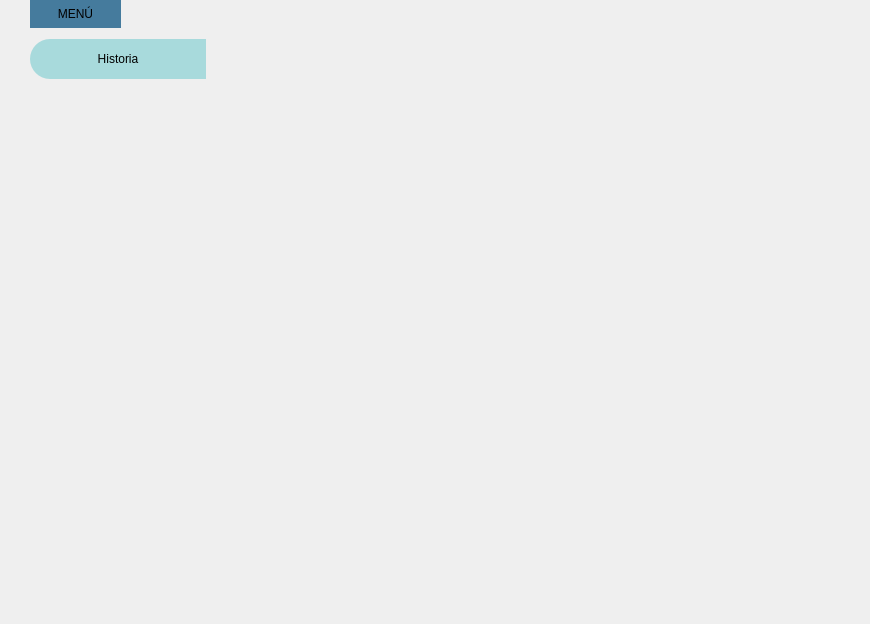
<?xml version="1.0" encoding="UTF-8"?>
<ui version="4.0">
 <class>Dialog</class>
 <widget class="QDialog" name="Dialog">
  <property name="geometry">
   <rect>
    <x>0</x>
    <y>0</y>
    <width>870</width>
    <height>624</height>
   </rect>
  </property>
  <property name="windowTitle">
   <string>Dialog</string>
  </property>
  <widget class="QPushButton" name="btn_menu">
   <property name="geometry">
    <rect>
     <x>30</x>
     <y>0</y>
     <width>91</width>
     <height>28</height>
    </rect>
   </property>
   <property name="minimumSize">
    <size>
     <width>0</width>
     <height>0</height>
    </size>
   </property>
   <property name="maximumSize">
    <size>
     <width>16777215</width>
     <height>16777215</height>
    </size>
   </property>
   <property name="layoutDirection">
    <enum>Qt::LeftToRight</enum>
   </property>
   <property name="styleSheet">
    <string notr="true">QPushButton{
background-color:#457b9d;
font:87 12pt&quot;Arial Black&quot;;
border-radius:0px;
}

QPushButton:hover{
background-color: #a8dadc;
font:87 12pt&quot;Arial Back&quot;;
border-radius:0px;
}</string>
   </property>
   <property name="text">
    <string>MENÚ</string>
   </property>
   <property name="icon">
    <iconset>
     <normaloff>../../../Imagenes/bars-solid.svg</normaloff>../../../Imagenes/bars-solid.svg</iconset>
   </property>
  </widget>
  <widget class="QPushButton" name="pushButton_9">
   <property name="geometry">
    <rect>
     <x>30</x>
     <y>39</y>
     <width>176</width>
     <height>40</height>
    </rect>
   </property>
   <property name="minimumSize">
    <size>
     <width>0</width>
     <height>40</height>
    </size>
   </property>
   <property name="maximumSize">
    <size>
     <width>16777215</width>
     <height>40</height>
    </size>
   </property>
   <property name="styleSheet">
    <string notr="true">QFrame{
background-color:#a8dadc;}

QPushButton{
background-color:#a8dadc;
border-top-left-radius: 20px;
border-bottom-left-radius: 20px;
font: 75 12pt &quot;Arial Narrow&quot;;
}
QPushButton:hover{
background-color:#f1faee;
border-top-left-radius:20px;
border-bottom-left-radius:20px;
font: 75 12pt&quot;Arial Narrow&quot;;
}
</string>
   </property>
   <property name="text">
    <string>Historia</string>
   </property>
   <property name="icon">
    <iconset>
     <normaloff>../../../Imagenes/history-solid.svg</normaloff>../../../Imagenes/history-solid.svg</iconset>
   </property>
  </widget>
 </widget>
 <resources/>
 <connections/>
</ui>
